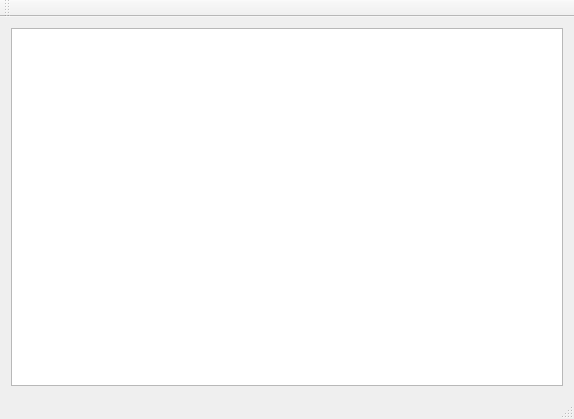
<?xml version="1.0" encoding="UTF-8"?>
<ui version="4.0">
 <class>MainWindow</class>
 <widget class="QMainWindow" name="MainWindow">
  <property name="geometry">
   <rect>
    <x>0</x>
    <y>0</y>
    <width>574</width>
    <height>419</height>
   </rect>
  </property>
  <property name="windowTitle">
   <string>Gomoku</string>
  </property>
  <property name="windowOpacity">
   <double>0.950000000000000</double>
  </property>
  <widget class="QWidget" name="centralWidget">
   <layout class="QVBoxLayout" name="verticalLayout">
    <item>
     <widget class="QGraphicsView" name="graphicsView"/>
    </item>
   </layout>
  </widget>
  <widget class="QMenuBar" name="menuBar">
   <property name="geometry">
    <rect>
     <x>0</x>
     <y>0</y>
     <width>574</width>
     <height>25</height>
    </rect>
   </property>
  </widget>
  <widget class="QToolBar" name="mainToolBar">
   <attribute name="toolBarArea">
    <enum>TopToolBarArea</enum>
   </attribute>
   <attribute name="toolBarBreak">
    <bool>false</bool>
   </attribute>
  </widget>
  <widget class="QStatusBar" name="statusBar"/>
 </widget>
 <layoutdefault spacing="6" margin="11"/>
 <resources/>
 <connections/>
</ui>
